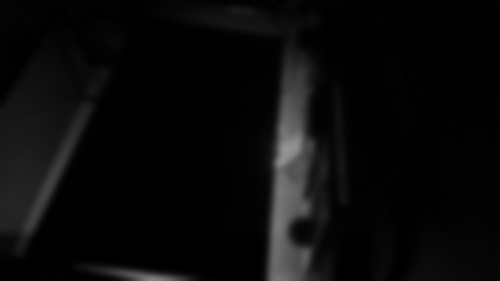
#> input picture delta.jpg, 500 x 281 px, given in place of 2021-01-22-11:02:44.jpg, which was not available
$ python histocompare.py
#> lines starting #> are read from the running program, lines starting #| are printed output that depends on the picture; pictures that were not available may be replaced by others from this repository, and a replacement may not be noted
from common import draw_mask
from time import time, sleep
import cv2
import numpy as np
import imutils
import argparse

def reduce_img(img):
    gray = cv2.cvtColor(img, cv2.COLOR_BGR2GRAY)
    gray = cv2.GaussianBlur(gray, (21, 21), 0)
    gray = imutils.resize(gray, width=800)
    return gray

def build_histogram(a):
    hist = cv2.calcHist([a], [0], None, [256], [0,256])
    cv2.normalize(hist, hist, 0, 255, cv2.NORM_MINMAX)
    data = np.int32(np.around(hist))

    return (hist, data)

def draw_histogram(data):
    blank = np.zeros((600,800,1), np.uint8)

    for x, y in enumerate(data):
        cv2.line(blank, (x * 3,600),(x * 3,600-y*2),(255,255,255))

    return blank

def compare_histograms(a, b):
    compare = cv2.compareHist(a, b, cv2.HISTCMP_CHISQR)
    return compare

aimg = cv2.imread("/home/pi/Public/birbs/2021-01-22-11:02:44.jpg")
#> aimg is the input picture: shape (281, 500, 3); min 0, max 151, mean 9.7
bimg = cv2.imread("/home/pi/Public/birbs/2021-01-22-11:02:33.jpg")
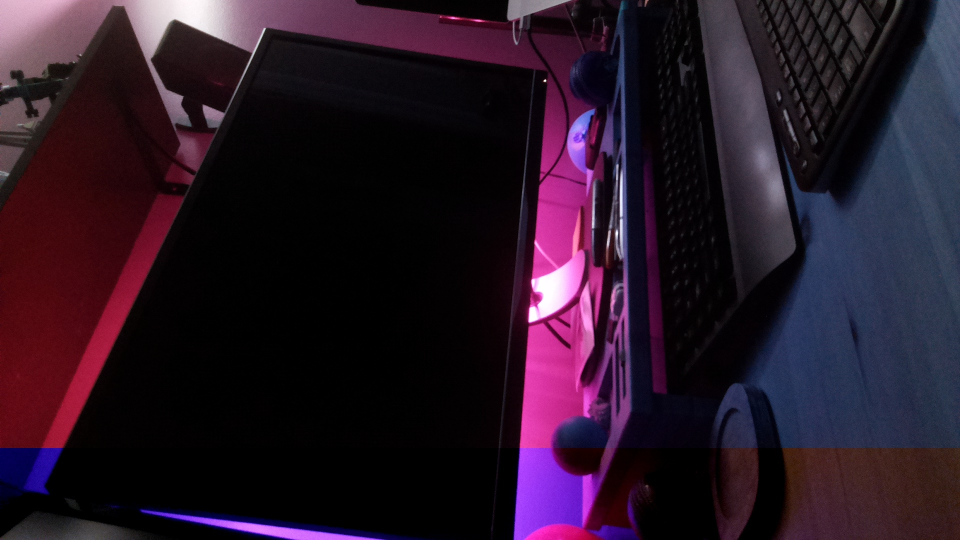
#> input picture startup-cv.jpg, 1920 x 1080 px, given in place of 2021-01-22-11:02:33.jpg, which was not available (shown at 1/2 size)
#> bimg is the input picture: shape (1080, 1920, 3); mean B, G, R 38.1, 22.6, 40.4
cimg = cv2.imread("/home/pi/Public/birbs/2021-01-22-11:02:21.jpg")

aimg = reduce_img(aimg)
bimg = reduce_img(bimg)
#> in reduce_img (call 2), `gray = cv2.cvtColor(img, cv2.COLOR_BGR2GRAY)`:
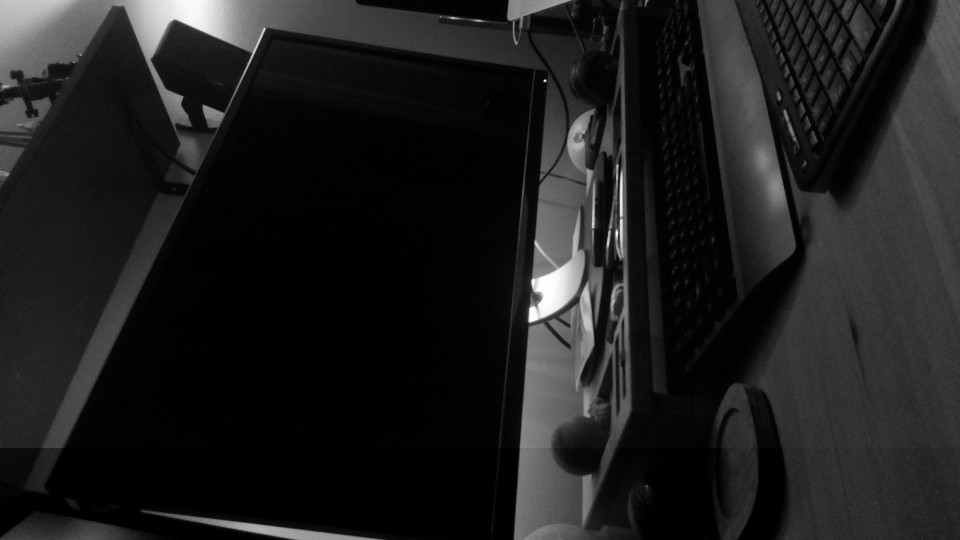
#> gray: shape (1080, 1920) (shown at 1/2 size); min 0, max 255, mean 29.7
#> in reduce_img (call 2), `gray = imutils.resize(gray, width=800)`:
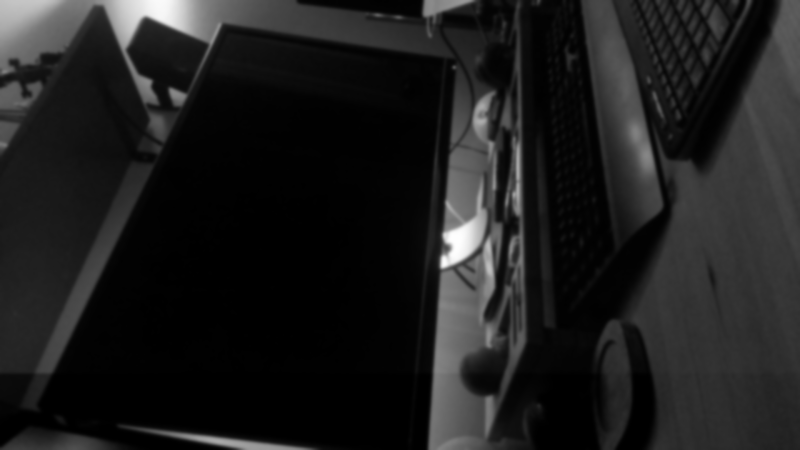
#> gray: shape (450, 800); min 0, max 254, mean 29.7
cimg = reduce_img(cimg)
#> (the run stopped early here; a loop or call above may not have finished)
